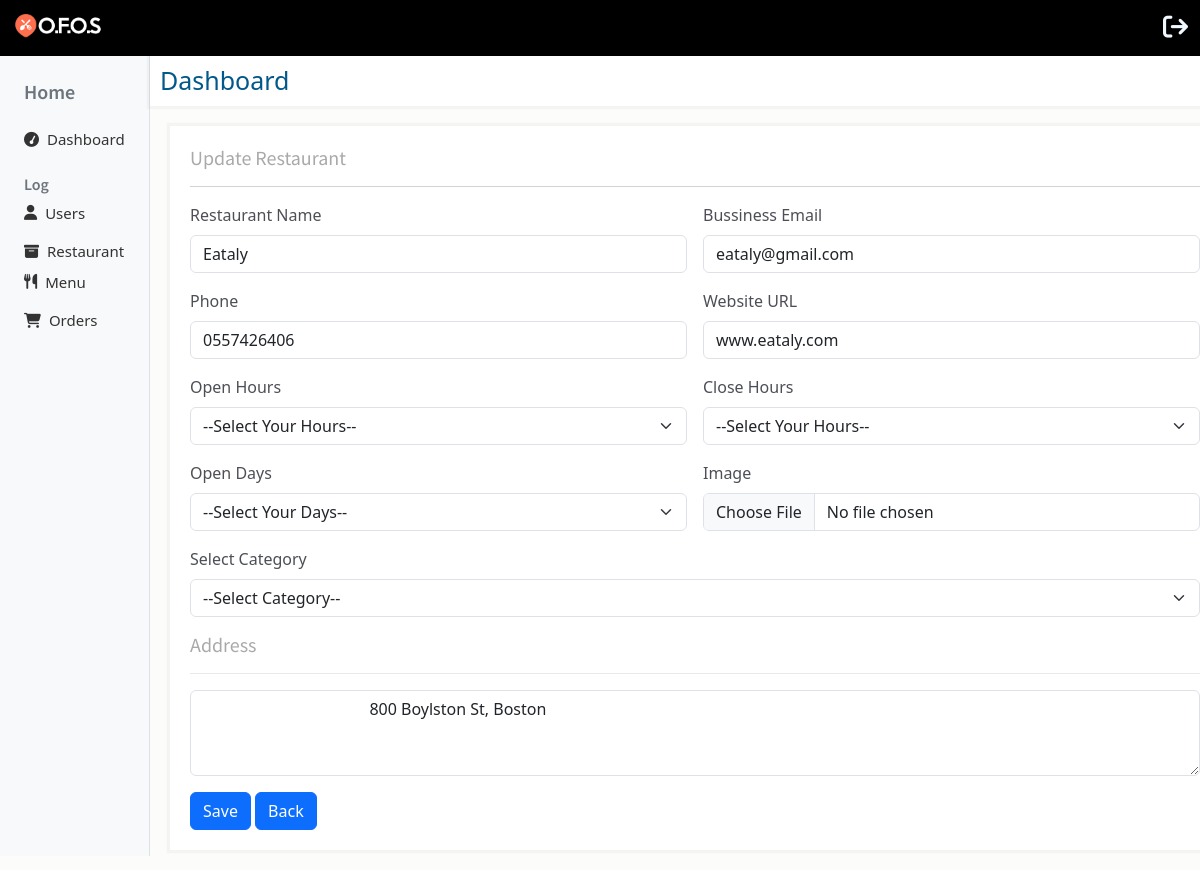
Page /edit.php?id=2 on the committed database.
### tables this page shows
CREATE TABLE `restaurant` (
  `rs_id` int(11) NOT NULL,
  `c_id` int(11) DEFAULT NULL,
  `title` varchar(222) NOT NULL,
  `email` varchar(222) NOT NULL,
  `phone` varchar(222) NOT NULL,
  `url` varchar(222) NOT NULL,
  `o_hr` varchar(50) NOT NULL,
  `c_hr` varchar(50) NOT NULL,
  `o_days` varchar(222) NOT NULL,
  `address` text NOT NULL,
  `image` text NOT NULL,
  `created_at` timestamp NOT NULL DEFAULT current_timestamp()
);

### edit.php (the view, shortened to what this page needs)
<?php
include "conn.php";
$id = intval($_GET['id']);
$user = $conn->query("SELECT * FROM restaurant WHERE rs_id = $id")->fetch_assoc();
?>
<!DOCTYPE html>
<html lang="en">
<head>
    <link href="https://cdn.jsdelivr.net/npm/bootstrap@5.3.8/dist/css/bootstrap.min.css" rel="stylesheet">
    <link rel="stylesheet" href="https://cdnjs.cloudflare.com/ajax/libs/font-awesome/6.5.0/css/all.min.css">
    <link rel="stylesheet" href="res_cs.css">
</head>
<body>
    <div class="navv">
        <nav class="navbar" style="background-color:black;">
            <div class="container-fluid">
                <a class="navbar-brand" href="#">
                    <img src="newOnline_resturant/admin/images/icn.png" alt="Logo" width="100" height="24" class="d-inline-block align-text-top">
                </a>
                <a href="admin.php"><i class="fa-solid fa-arrow-right-from-bracket" style="color:aliceblue; font-size:25px;"></i></a>
            </div>
        </nav>
    </div>
    <div class="main main_edit d-flex">
        <div class="d-flex justify-content-between">
            <nav id="sidebar" class="bg-light border-end vh-100 p-4">
                <h5 class="text-secondary mb-4">Home</h5>
                <ul class="list-unstyled">
                    <li>
                        <a href="dashboard.php" class="d-flex align-items-center mb-3">
                            <i class="fa fa-tachometer me-2"></i> Dashboard
                        </a>
                    </li>
                    <h6 class="text-secondary mt-4">Log</h6>
                    <li>
                        <a href="all_users.php" class="d-flex align-items-center mb-3">
                            <i class="fa fa-user me-2"></i> Users
                        </a>
                    </li>
                    <li>
                        <a class="d-flex align-items-center mb-2" data-bs-toggle="collapse" href="#restaurantCollapse" role="button">
                            <i class="fa fa-archive me-2"></i> Restaurant
                        </a>
                    </li>
                    <li>
                        <a class="d-flex align-items-center mb-2" data-bs-toggle="collapse" href="#menuCollapse" role="button">
                            <i class="fa fa-cutlery me-2"></i> Menu
                        </a>
                    </li>
                    <li>
                        <a href="all_orders.php" class="d-flex align-items-center mt-3">
                            <i class="fa fa-shopping-cart me-2"></i> Orders
                        </a>
                    </li>
                </ul>
            </nav>
        </div>
        <div class="al">
            <div class="hash">Dashboard</div>
            <div class="total item_udpate">
                <h5 style="color:darkgrey;">Update Restaurant</h5>
                <hr>
                <form class="row g-3" method="POST" enctype="multipart/form-data">
                    <div class="col-md-6">
                        <label for="inputName" class="form-label">Restaurant Name</label>
                        <input type="text" class="form-control" id="inputName" name="name" value="<?= $user['title'] ?>">
                    </div>
                    <div class="col-md-6">
                        <label for="inputEmail4" class="form-label">Bussiness Email</label>
                        <input type="email" class="form-control" id="inputEmail4" name="email" value="<?= $user['email'] ?>">
                    </div>
                    <div class="col-md-6">
                        <label for="inputPhone" class="form-label">Phone</label>
                        <input type="text" class="form-control" id="inputPhone" name="phone" value="<?= $user['phone'] ?>">
                    </div>
                    <div class="col-md-6">
                        <label for="inputUrl" class="form-label">Website URL</label>
                        <input type="text" class="form-control" id="inputUrl" name="url" value="<?= $user['url'] ?>">
                    </div>
                    <div class="col-md-6">
                        <label for="inputopenh" class="form-label">Open Hours</label>
                        <select class="form-select" name="opn" aria-label="Default select example">
                            <option>--Select Your Hours--</option>
                        </select>
                    </div>
                    <div class="col-md-6">
                        <label for="inputcloseh" class="form-label">Close Hours</label>
                        <select class="form-select" name="close" aria-label="Default select example">
                            <option>--Select Your Hours--</option>
                        </select>
                    </div>
                    <div class="col-md-6">
                        <label for="inputO_D" class="form-label">Open Days</label>
                        <select class="form-select" name="days" aria-label="Default select example">
                            <option>--Select Your Days--</option>
                        </select>
                    </div>
                    <div class="col-md-6">
                        <label for="inputImage" class="form-label">Image</label>
                        <input type="file" class="form-control" name="image" id="inputGroupFile03" aria-describedby="inputGroupFileAddon03" aria-label="Upload">
                    </div>
                    <div class="col-12">
                        <label for="inputcategory" class="form-label">Select Category</label>
                        <select class="form-select" name="category" aria-label="Default select example">
                            <option>--Select Category--</option>
                        </select>
                    </div>
                    <div class="col-12">
                        <h5 style="color:darkgrey;">Address
                            <hr>
                            <textarea class="form-control" name="address" id="exampleFormControlTextarea1" rows="3">
                                        <?= htmlspecialchars($user['address']) ?></textarea>
                    </div>
                    <div class="col-12">
                        <button type="submit" class="btn btn-primary">Save</button>
                        <a class="btn btn-primary" href="all_resturant.php">Back</a>
                    </div>
                </form>
            </div>
        </div>
    </div>
</body>
</html>

### res_cs.css (style rules this page uses)
#sidebar a { text-decoration: none; color: #333; font-size: 15px; }
#sidebar h5, #sidebar h6 { font-weight: 600; }
.h1, .h2, .h3, .h4, .h5, .h6, h1, h2, h3, h4, h5, h6 { font-family: "Source Sans Pro", sans-serif; color: #25282b; }
body { background: rgba(252, 251, 249, 0.68); font-size: 16px; color: #4d4f56; font-weight: 400; overflow-x: hidden; height: 100vh; }
.main { gap:30px; align-items: flex-start ; }
#sidebar { min-width: 150px; max-width: 150px; height: 100%; }
.total { width: 100%; overflow: hidden; }
.total { height:auto; margin-top: 10px; margin-right: 10px; padding: 10px; background-color: #fff; box-shadow: 0 0 1px 3px rgba(93, 92, 99, 0.05); border: 1px none rgba(116, 135, 150, 0.23); }
.al { width: 100%; }
.hash { width:100%; color:rgb(0, 88, 139); background-color: #fff; box-shadow: 0 0 1px 3px rgba(93, 92, 99, 0.05); border: 1px none rgba(116, 135, 150, 0.23); height: 40px; padding: 10px; font-size: 25px; height: 50px; display: flex; align-items: center; }
.main_edit { gap: 0px; }
.item_udpate { margin: 20px; padding: 20px; }

### rows in the picture
restaurant: name "Eataly", email "eataly@gmail.com", phone "0557426406", url "www.eataly.com", address "800 Boylston St, Boston"
